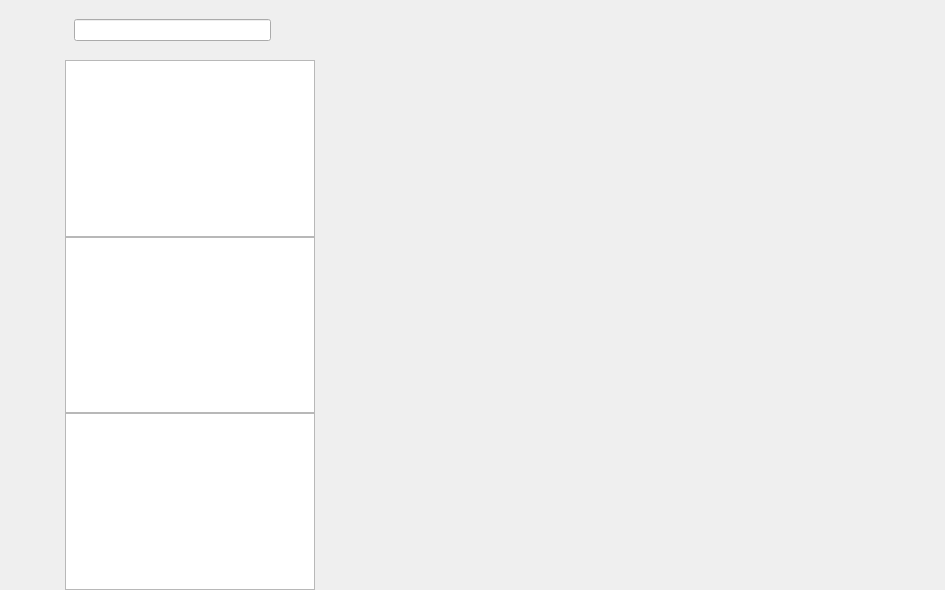
<?xml version="1.0" encoding="UTF-8"?>
<ui version="4.0">
 <class>chat_ui</class>
 <widget class="QWidget" name="chat_ui">
  <property name="geometry">
   <rect>
    <x>0</x>
    <y>0</y>
    <width>945</width>
    <height>590</height>
   </rect>
  </property>
  <property name="windowTitle">
   <string>聊天</string>
  </property>
  <property name="windowIcon">
   <iconset resource="../resources/res.qrc">
    <normaloff>:/res/default_user_icon.png</normaloff>:/res/default_user_icon.png</iconset>
  </property>
  <layout class="QHBoxLayout" name="horizontalLayout">
   <property name="spacing">
    <number>0</number>
   </property>
   <property name="leftMargin">
    <number>0</number>
   </property>
   <property name="topMargin">
    <number>0</number>
   </property>
   <property name="rightMargin">
    <number>0</number>
   </property>
   <property name="bottomMargin">
    <number>0</number>
   </property>
   <item>
    <widget class="QWidget" name="chat_side_bar" native="true">
     <property name="sizePolicy">
      <sizepolicy hsizetype="Fixed" vsizetype="Expanding">
       <horstretch>0</horstretch>
       <verstretch>0</verstretch>
      </sizepolicy>
     </property>
     <property name="minimumSize">
      <size>
       <width>65</width>
       <height>0</height>
      </size>
     </property>
     <property name="maximumSize">
      <size>
       <width>0</width>
       <height>16777215</height>
      </size>
     </property>
     <layout class="QVBoxLayout" name="verticalLayout">
      <property name="leftMargin">
       <number>0</number>
      </property>
      <property name="topMargin">
       <number>30</number>
      </property>
      <property name="rightMargin">
       <number>5</number>
      </property>
      <property name="bottomMargin">
       <number>0</number>
      </property>
      <item>
       <widget class="QWidget" name="widget" native="true">
        <layout class="QVBoxLayout" name="verticalLayout_3">
         <item>
          <widget class="QLabel" name="user_icon">
           <property name="minimumSize">
            <size>
             <width>45</width>
             <height>45</height>
            </size>
           </property>
           <property name="text">
            <string/>
           </property>
          </widget>
         </item>
         <item>
          <widget class="StateWidget" name="talk_view" native="true">
           <property name="sizePolicy">
            <sizepolicy hsizetype="Fixed" vsizetype="Fixed">
             <horstretch>0</horstretch>
             <verstretch>0</verstretch>
            </sizepolicy>
           </property>
           <property name="minimumSize">
            <size>
             <width>50</width>
             <height>50</height>
            </size>
           </property>
           <property name="maximumSize">
            <size>
             <width>50</width>
             <height>50</height>
            </size>
           </property>
          </widget>
         </item>
         <item>
          <widget class="StateWidget" name="setting_view" native="true">
           <property name="sizePolicy">
            <sizepolicy hsizetype="Fixed" vsizetype="Fixed">
             <horstretch>0</horstretch>
             <verstretch>0</verstretch>
            </sizepolicy>
           </property>
           <property name="minimumSize">
            <size>
             <width>50</width>
             <height>50</height>
            </size>
           </property>
           <property name="maximumSize">
            <size>
             <width>50</width>
             <height>50</height>
            </size>
           </property>
          </widget>
         </item>
         <item>
          <widget class="StateWidget" name="about_view" native="true">
           <property name="sizePolicy">
            <sizepolicy hsizetype="Fixed" vsizetype="Fixed">
             <horstretch>0</horstretch>
             <verstretch>0</verstretch>
            </sizepolicy>
           </property>
           <property name="minimumSize">
            <size>
             <width>50</width>
             <height>50</height>
            </size>
           </property>
           <property name="maximumSize">
            <size>
             <width>50</width>
             <height>50</height>
            </size>
           </property>
          </widget>
         </item>
        </layout>
       </widget>
      </item>
      <item>
       <spacer name="verticalSpacer">
        <property name="orientation">
         <enum>Qt::Orientation::Vertical</enum>
        </property>
        <property name="sizeHint" stdset="0">
         <size>
          <width>20</width>
          <height>40</height>
         </size>
        </property>
       </spacer>
      </item>
     </layout>
    </widget>
   </item>
   <item>
    <widget class="QWidget" name="chat_user" native="true">
     <property name="maximumSize">
      <size>
       <width>250</width>
       <height>16777215</height>
      </size>
     </property>
     <layout class="QVBoxLayout" name="verticalLayout_2">
      <property name="spacing">
       <number>0</number>
      </property>
      <property name="leftMargin">
       <number>0</number>
      </property>
      <property name="topMargin">
       <number>0</number>
      </property>
      <property name="rightMargin">
       <number>0</number>
      </property>
      <property name="bottomMargin">
       <number>0</number>
      </property>
      <item>
       <widget class="QWidget" name="serach_widget" native="true">
        <property name="minimumSize">
         <size>
          <width>0</width>
          <height>60</height>
         </size>
        </property>
        <property name="maximumSize">
         <size>
          <width>16777215</width>
          <height>60</height>
         </size>
        </property>
        <layout class="QHBoxLayout" name="horizontalLayout_2">
         <item>
          <widget class="SerachEdit" name="serach_edit"/>
         </item>
         <item>
          <spacer name="horizontalSpacer">
           <property name="orientation">
            <enum>Qt::Orientation::Horizontal</enum>
           </property>
           <property name="sizeType">
            <enum>QSizePolicy::Policy::Fixed</enum>
           </property>
           <property name="sizeHint" stdset="0">
            <size>
             <width>5</width>
             <height>20</height>
            </size>
           </property>
          </spacer>
         </item>
         <item>
          <widget class="StatusChangeButton" name="add_button">
           <property name="maximumSize">
            <size>
             <width>24</width>
             <height>24</height>
            </size>
           </property>
           <property name="text">
            <string/>
           </property>
           <property name="icon">
            <iconset resource="../resources/res.qrc">
             <normaloff>:/res/add_friend_normal.png</normaloff>:/res/add_friend_normal.png</iconset>
           </property>
           <property name="flat">
            <bool>true</bool>
           </property>
          </widget>
         </item>
        </layout>
       </widget>
      </item>
      <item>
       <widget class="QListWidget" name="serach_list">
        <property name="autoFillBackground">
         <bool>false</bool>
        </property>
        <property name="frameShape">
         <enum>QFrame::Shape::StyledPanel</enum>
        </property>
        <property name="frameShadow">
         <enum>QFrame::Shadow::Raised</enum>
        </property>
       </widget>
      </item>
      <item>
       <widget class="ChatUserList" name="chat_user_list"/>
      </item>
      <item>
       <widget class="QListWidget" name="connect_user_list"/>
      </item>
     </layout>
    </widget>
   </item>
   <item>
    <widget class="QStackedWidget" name="stackedWidget">
     <property name="currentIndex">
      <number>3</number>
     </property>
     <widget class="ChatPage" name="chat_page"/>
     <widget class="QWidget" name="setting_page"/>
     <widget class="QWidget" name="freind_page"/>
     <widget class="QWidget" name="about_page"/>
    </widget>
   </item>
  </layout>
 </widget>
 <customwidgets>
  <customwidget>
   <class>StatusChangeButton</class>
   <extends>QPushButton</extends>
   <header location="global">statuschangebutton.h</header>
  </customwidget>
  <customwidget>
   <class>SerachEdit</class>
   <extends>QLineEdit</extends>
   <header location="global">SerachEdit.h</header>
  </customwidget>
  <customwidget>
   <class>ChatUserList</class>
   <extends>QListWidget</extends>
   <header location="global">ChatUserList.h</header>
  </customwidget>
  <customwidget>
   <class>ChatPage</class>
   <extends>QWidget</extends>
   <header location="global">chatpage.h</header>
   <container>1</container>
  </customwidget>
  <customwidget>
   <class>StateWidget</class>
   <extends>QWidget</extends>
   <header location="global">StateWidget.h</header>
   <container>1</container>
  </customwidget>
 </customwidgets>
 <resources>
  <include location="../resources/res.qrc"/>
 </resources>
 <connections/>
</ui>
